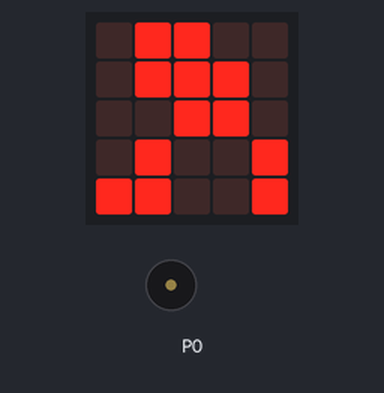
The program below on a simulated BBC micro:bit (MakeCode). Parts: the board's 5×5 LED display, buzzer (waves = sounding). At 27.3 s the program stops and its outputs stay as they are.

Above: at 18.5 s.
At 19.3 s:
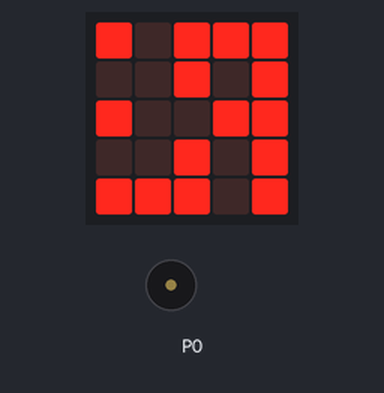
At 22.3 s:
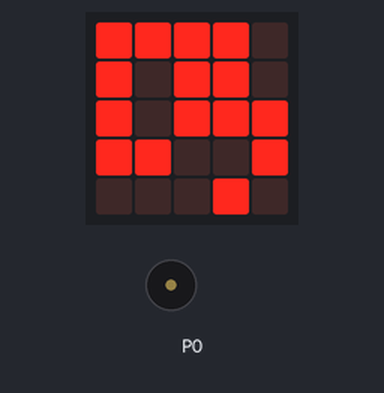
At 27.4 s:
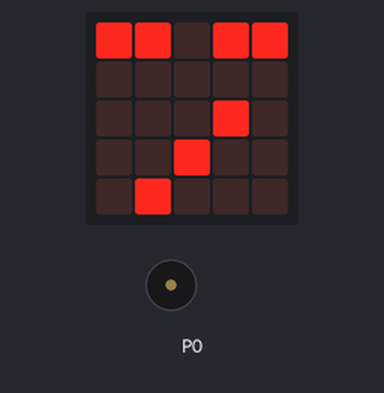
Timing chart, 0 to 28.8 s (numbered marks = the images above):
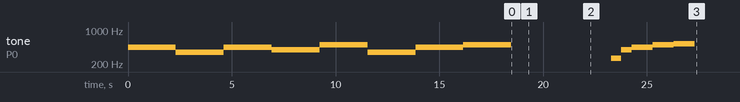

Measured:
- what the display in image 0 shows lasts 0.4 s, from 18.5 s to 18.9 s

The program:

main.ts
```typescript
music.playMelody("A F A G B F A B ", "Hallo Hendrik und Maraiake".length)
basic.showLeds(`
    . # # . .
    . # # # .
    . . # # .
    . # . . #
    # # . . #
    `)
basic.showLeds(`
    # . # # #
    # . # . #
    # . . # #
    # . . . .
    # # # . #
    `)
basic.showLeds(`
    # . # # #
    . . # . #
    # . . # #
    . . # . #
    # # # . #
    `)
images.createBigImage(`
    # # # # . . . . . #
    . . # . # . . . # .
    # # # # . # # . . .
    # . # # . # . # # .
    . # . # # # . . . #
    `).scrollImage(0, 200)
basic.showIcon(IconNames.Meh)
basic.showLeds(`
    # # # # .
    # . # # .
    # . # # #
    # # . . #
    . . . # .
    `)
basic.showIcon(IconNames.Meh)
music.playMelody("C G A A B B C5 C5 ", 120)
```

test.ts
```typescript
// Hier kann man Tests durchführen; diese Datei wird nicht kompiliert, wenn dieses Paket als Erweiterung verwendet wird.
```
